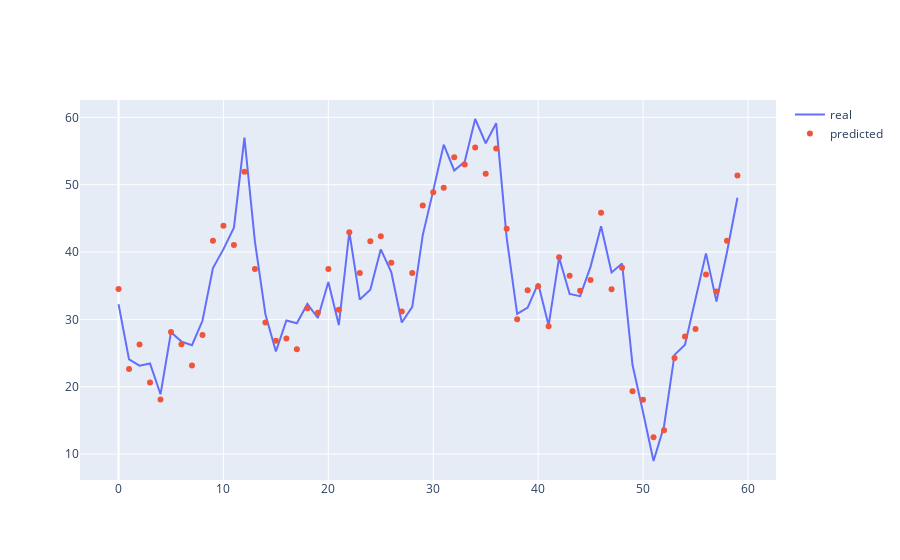

Notebook code for this chart:
### Code cell
fig = go.Figure()

fig.add_trace(go.Scatter(
    x=dataset.index, y=y,
    name='real',
    mode='lines',
))

fig.add_trace(go.Scatter(
    x=dataset.index, y=y_pred,
    name='predicted',
    mode = 'markers'    
))
